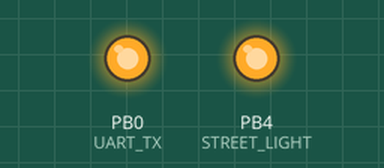
A program run on a simulated ATtiny13, built with avr-gcc and emulated at 9.6 MHz (the files do not name the chip). Parts: output pins drawn as LEDs (lit = HIGH).

Above: at 0.1 s.
Timing chart, 0 to 1.6 s (numbered marks = the images above):
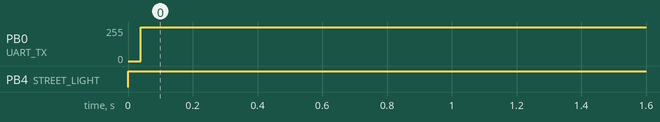

The program:

main.cpp
```cpp
#define F_CPU 9600000

// #include <Arduino.h>
#include <avr/io.h>
#include <avr/interrupt.h>
#include <util/delay.h>
#include <avr/pgmspace.h>

#define PULLDOWN
#define DEBUG
// #define DEBUGALL

#if defined(DEBUG) || defined(DEBUGALL)
#include "uart.h"
UART uart;
#endif

#define STREET_LIGHT PB4
// #define SENSOR A3
#define SENSOR PB3
#define PERIOD 60 // Колличество измерений (1 измерение = 1-й секунде)


uint8_t lampState = 0;
volatile uint16_t count = 0;

void timer_init();
void adc_init();
uint8_t adc_read();
uint8_t getAvarege(uint8_t period);
void switchStreetLight(uint8_t currentLight);

ISR (TIM0_OVF_vect) {
  count++;
  TCNT0 = 162; // обновляем регистр таймера
  // #ifdef DEBUG
  //   uart.print_P(PSTR("Count: "));
  //   uart.print(count);
  //   uart.println();
  // #endif
}

int main() {
  uint8_t currentLight = 0;
  OSCCAL = 208;
  PORTB |= (1<<STREET_LIGHT);
  // PORTB &= ~(1<<STREET_LIGHT);
  DDRB |= (1<<STREET_LIGHT);
  #if defined(DEBUG) || defined(DEBUGALL)
  uart.begin();
  #endif
  adc_init();
  timer_init();
  sei();

  while (1) {
    if (count >= (PERIOD*1000)) {
      count = 0;
      cli();
      currentLight = getAvarege(PERIOD);
      count = 0;
      #ifdef DEBUG
        uart.print_P(PSTR("Average data: "));
        uart.print(currentLight);
        uart.println();
      #endif
    }
    switchStreetLight(currentLight);
  }

  return 0;
}

void adc_init(void) {
  // Set the ADC input to PB3/ADC3, left adjust result
  ADMUX |= (1<<MUX0)|(1<<MUX1)|(1<<ADLAR);
  // Set the prescaler to clock/128 & enable ADC
  ADCSRA |= (1<<ADPS2)|(1<<ADPS1)|(1<<ADPS0)|(1<<ADEN);
}

void timer_init() {
  TCCR0B |= (1<<CS02)|(1<<CS00);  /* Делитель 1024, 9600000/1024 = 9375 - частота тактов таймера
                                   * 1/9375 = 107 мкс - длительность одного такта таймера
                                   * 107 * 256 = 27392 мкс = 0,27392 сек. длительность одного прерывания
                                   * 107 * 94 = 10058 мкс ~ 0,1 сек длительность прерывания на 94 тика
                                   */
  TIMSK0 |= (1<<TOIE0); // Разрешение прерываний
  TCNT0 = 162; // 8-и битный регистр таймера, 256 - 94 = 162
}

uint8_t adc_read (void) {
  // Start the conversion
  ADCSRA |= (1 << ADSC);
  // Wait for it to finish - blocking
  while (ADCSRA & (1 << ADSC));
  return ADCH;
}

uint8_t getAvarege(uint8_t period) {
  uint16_t avgLight = 0;
  uint8_t curLight = 0;
  uint8_t cycleCount = 0;
  sei();

  while (cycleCount < period)
  {
    if (count > period) {
      cycleCount++;
      curLight = adc_read();
      avgLight += curLight;
      #ifdef DEBUGALL
          uart.print(curLight);
          uart.println();
      #endif
    }
  }
  avgLight = avgLight/period;
  return avgLight;
}

void switchStreetLight(uint8_t currentLight) {
#ifdef PULLDOWN
  if ((currentLight < 50)&&(!lampState))
  {
    #ifdef DEBUG
        uart.print_P(PSTR(" lamp \"On\""));
    #endif
    PORTB |= (1<<STREET_LIGHT);
    // digitalWrite(STREET_LIGHT, HIGH);
    lampState = 1;
  }
  if ((currentLight > 70)&&(lampState))
  {
    #ifdef DEBUG
        uart.print_P(PSTR(" lamp \"Off\""));
    #endif
    // digitalWrite(STREET_LIGHT, LOW);
    PORTB &= ~(1<<STREET_LIGHT);
    lampState = 0;
  }
#endif
#ifndef PULLDOWN
  if ((currentLight > 180)&&(!lampState))
  {
    #ifdef DEBUG
        uart.print_P(PSTR(" lamp \"On\""));
    #endif
    PORTB |= (1<<STREET_LIGHT);
    // digitalWrite(STREET_LIGHT, HIGH);
    lampState = 1;
  }
  if ((currentLight < 160)&&(lampState))
  {
    #ifdef DEBUG
        uart.print_P(PSTR(" lamp \"Off\""));
    #endif
    // digitalWrite(STREET_LIGHT, LOW);
    PORTB &= ~(1<<STREET_LIGHT);
    lampState = 0;
  }
#endif
}
```

uart.h
```cpp
#pragma once

#include <avr/io.h>
#include <avr/pgmspace.h>

#if (F_CPU != 16000000) && (F_CPU != 9600000) && (F_CPU != 8000000) && (F_CPU != 4800000) && (F_CPU != 4000000) && (F_CPU != 2000000) && (F_CPU != 1200000)
#error "Unsupported CPU frequency!"
#endif

#define UART_DDR    DDRB
#define UART_PORT   PORTB
#define UART_TX     PB0

static const char CRLF[] PROGMEM = "\r\n";

void uart_init() {
/*
  asm volatile ("sbi %[ddr], %[pin]\n"
    "sbi %[port], %[pin]\n"
    : : [ddr] "I" (_SFR_IO_ADDR(UART_DDR)), [port] "I" (_SFR_IO_ADDR(UART_PORT)), [pin] "I" (UART_TX));
*/
  UART_DDR |= (1 << UART_TX);
  UART_PORT |= (1 << UART_TX);
}

void __attribute__((noinline)) uart_write(char c) {
  asm volatile ("in __tmp_reg__, __SREG__\n"
    "cli\n"
    "ldi r18, 8\n"
    "cbi %[port], %[pin]\n"
#if F_CPU == 16000000
    "ldi r19, 44;1\n"
    "nop\n"
    "nop\n"
#elif F_CPU == 9600000
    "ldi r19, 26;1\n"
#elif F_CPU == 8000000
    "ldi r19, 21;1\n"
    "nop\n"
#elif F_CPU == 4800000
    "ldi r19, 12;1\n"
    "nop\n"
#elif F_CPU == 4000000
    "ldi r19, 10;1\n"
#elif F_CPU == 2000000
    "ldi r19, 4;1\n"
#elif F_CPU == 1200000
    "ldi r19, 1;1\n"
    "nop\n"
    "nop\n"
#endif
    "l_uart_write_delay_1:\n"
    "dec r19;1\n"
    "brne l_uart_write_delay_1;1/2\n"
    "nop;1\n"
    "l_uart_write_loop:\n"
    "ldi r19, 1;1\n"
    "and r19, %[c];1\n"
    "brne l_uart_write_out1;1/2\n"
    "nop;1\n"
    "cbi %[port], %[pin];1\n"
    "rjmp l_uart_write_cont;2\n"
    "l_uart_write_out1:\n"
    "sbi %[port], %[pin];1\n"
    "nop;1\n"
    "nop;1\n"
    "l_uart_write_cont:\n"
#if F_CPU == 16000000
    "ldi r19, 42;1\n"
    "nop;1\n"
    "nop;1\n"
#elif F_CPU == 9600000
    "ldi r19, 24;1\n"
#elif F_CPU == 8000000
    "ldi r19, 19;1\n"
    "nop;1\n"
#elif F_CPU == 4800000
    "ldi r19, 10;1\n"
    "nop;1\n"
#elif F_CPU == 4000000
    "ldi r19, 8;1\n"
#elif F_CPU == 2000000
    "ldi r19, 2;1\n"
#elif F_CPU == 1200000
    // No delay
#endif
#if F_CPU != 1200000
    "l_uart_write_delay_2:\n"
    "dec r19;1\n"
    "brne l_uart_write_delay_2;1/2\n"
    "nop;1\n"
#endif
    "lsr %[c];1\n"
    "dec r18;1\n"
    "brne l_uart_write_loop;1/2\n"
    "nop;1\n"
    "nop;1\n"
    "nop;1\n"
    "nop;1\n"
    "nop;1\n"
    "sbi %[port], %[pin];1\n"
#if F_CPU == 16000000
    "ldi r19, 44;1\n"
    "nop\n"
    "nop\n"
#elif F_CPU == 9600000
    "ldi r19, 26;1\n"
#elif F_CPU == 8000000
    "ldi r19, 21;1\n"
    "nop\n"
#elif F_CPU == 4800000
    "ldi r19, 12;1\n"
    "nop\n"
#elif F_CPU == 4000000
    "ldi r19, 10;1\n"
#elif F_CPU == 2000000
    "ldi r19, 4;1\n"
#elif F_CPU == 1200000
    "ldi r19, 1;1\n"
    "nop\n"
    "nop\n"
#endif
    "l_uart_write_delay_3:\n"
    "dec r19;1\n"
    "brne l_uart_write_delay_3;1/2\n"
    "out __SREG__, __tmp_reg__;1\n"
//    "ret;4\n"
    : : [c] "r" (c), [port] "I" (_SFR_IO_ADDR(UART_PORT)), [pin] "I" (UART_TX) : "r18", "r19");
}

void uart_print(const char *str) {
  while (*str) {
    uart_write(*str++);
  }
}

void uart_print_P(PGM_P str) {
  while (pgm_read_byte(str)) {
    uart_write(pgm_read_byte(str++));
  }
}

inline void uart_println() {
  uart_print_P(CRLF);
}

void uart_hex(uint8_t hex) {
  uint8_t d;

  d = hex >> 4;
  uart_write(d > 9 ? 'A' + d - 10 : '0' + d);
  d = hex & 0x0F;
  uart_write(d > 9 ? 'A' + d - 10 : '0' + d);
}

void uart_hex(uint16_t hex) {
  uart_hex((uint8_t)(hex >> 8));
  uart_hex((uint8_t)hex);
}

void uart_print(uint8_t num) {
  for (uint8_t divider = 100; divider > 1; divider /= 10) {
    if (divider <= num) {
      uart_write('0' + (num / divider) % 10);
    }
  }
  uart_write('0' + num % 10);
}

void uart_print(int8_t num) {
  if (num < 0) {
    uart_write('-');
    num = -num;
  }
  uart_print((uint8_t)num);
}

void uart_print(uint16_t num) {
  for (uint16_t divider = 10000; divider > 1; divider /= 10) {
    if (divider <= num) {
      uart_write('0' + (num / divider) % 10);
    }
  }
  uart_write('0' + num % 10);
}

void uart_print(int16_t num) {
  if (num < 0) {
    uart_write('-');
    num = -num;
  }
  uart_print((uint16_t)num);
}

void uart_print(uint32_t num) {
  for (uint32_t divider = 1000000000; divider > 1; divider /= 10) {
    if (divider <= num) {
      uart_write('0' + (num / divider) % 10);
    }
  }
  uart_write('0' + num % 10);
}

void uart_print(int32_t num) {
  if (num < 0) {
    uart_write('-');
    num = -num;
  }
  uart_print((uint32_t)num);
}

class UART {
public:
  static void begin() {
    uart_init();
  }
  static void write(char c) {
    uart_write(c);
  }
  static void print(const char *str) {
    uart_print(str);
  }
  static void print_P(PGM_P str) {
    uart_print_P(str);
  }
  static void println() {
    uart_println();
  }
  static void print(char c) {
    uart_write(c);
  }
  static void print(uint8_t n) {
    uart_print(n);
  }
  static void print(int8_t n) {
    uart_print(n);
  }
  static void print(uint16_t n) {
    uart_print(n);
  }
  static void print(int16_t n) {
    uart_print(n);
  }
  static void print(uint32_t n) {
    uart_print(n);
  }
  static void print(int32_t n) {
    uart_print(n);
  }
  static void hex(uint8_t n) {
    uart_hex(n);
  }
  static void hex(uint16_t n) {
    uart_hex(n);
  }
};
```

Measured:
- by itself, PB0 (UART_TX): 0/255 → 255/255 at 0.04 s
- by itself, PB4 (STREET_LIGHT): LOW → HIGH at 0.00 s
